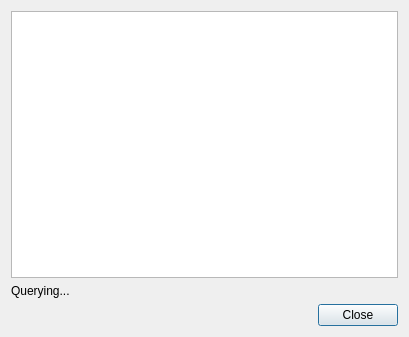
<?xml version="1.0" encoding="UTF-8"?>
<ui version="4.0">
 <class>ServiceDiscoveryDialog</class>
 <widget class="QDialog" name="ServiceDiscoveryDialog">
  <property name="geometry">
   <rect>
    <x>0</x>
    <y>0</y>
    <width>409</width>
    <height>337</height>
   </rect>
  </property>
  <property name="windowTitle">
   <string>Available Services</string>
  </property>
  <layout class="QVBoxLayout" name="verticalLayout">
   <item>
    <widget class="QListWidget" name="list"/>
   </item>
   <item>
    <widget class="QLabel" name="status">
     <property name="text">
      <string>Querying...</string>
     </property>
    </widget>
   </item>
   <item>
    <layout class="QHBoxLayout" name="horizontalLayout">
     <item>
      <spacer name="horizontalSpacer">
       <property name="orientation">
        <enum>Qt::Horizontal</enum>
       </property>
       <property name="sizeHint" stdset="0">
        <size>
         <width>40</width>
         <height>20</height>
        </size>
       </property>
      </spacer>
     </item>
     <item>
      <widget class="QPushButton" name="closePushButton">
       <property name="text">
        <string>Close</string>
       </property>
      </widget>
     </item>
    </layout>
   </item>
  </layout>
 </widget>
 <tabstops>
  <tabstop>list</tabstop>
  <tabstop>closePushButton</tabstop>
 </tabstops>
 <resources/>
 <connections/>
</ui>
